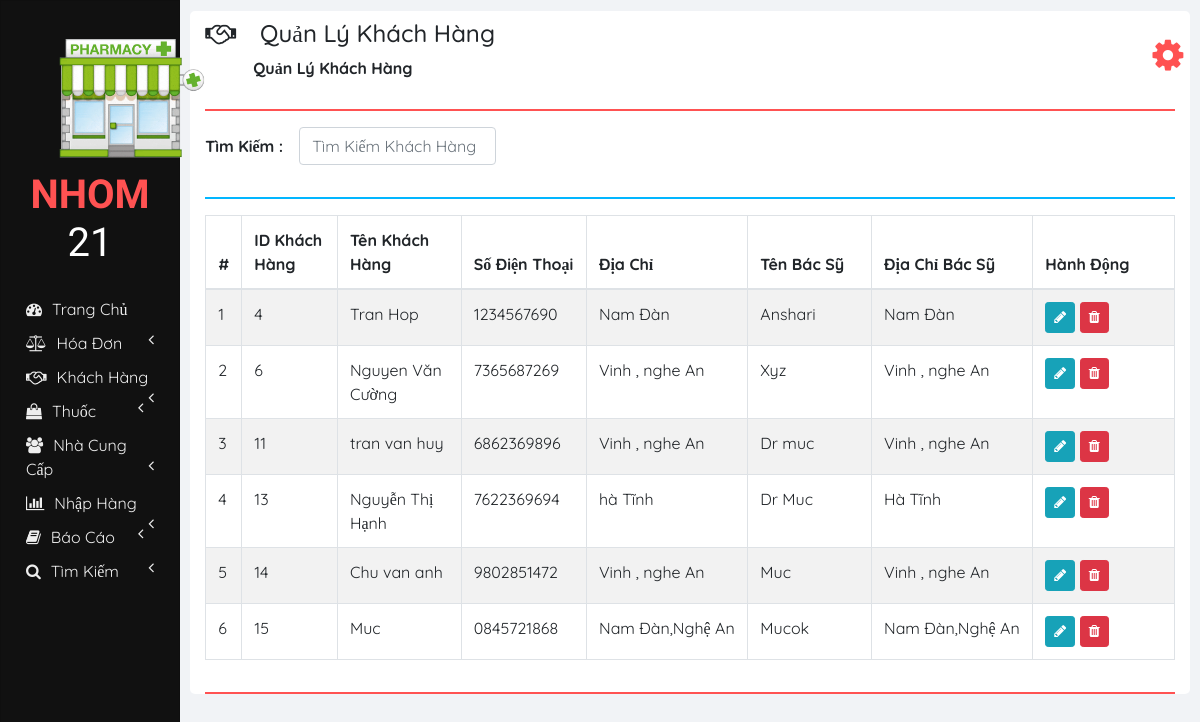
/pharmacy-master/manage_customer.php, run on the app's committed database.
### tables this page shows
CREATE TABLE `customers` (
  `ID` int(11) NOT NULL,
  `NAME` varchar(20) NOT NULL,
  `CONTACT_NUMBER` varchar(10) NOT NULL,
  `ADDRESS` varchar(100) NOT NULL,
  `DOCTOR_NAME` varchar(20) NOT NULL,
  `DOCTOR_ADDRESS` varchar(100) NOT NULL
);

### pharmacy-master/php/manage_customer.php (the view, shortened to what this page needs)
<?php
function showCustomers($id)
{
  require "db_connection.php";
  if ($con) {
    $seq_no = 0;
    $query = "SELECT * FROM customers";
    $result = mysqli_query($con, $query);
    while ($row = mysqli_fetch_array($result)) {
      $seq_no++;
      if ($row['ID'] == $id)
        showEditOptionsRow($seq_no, $row);
      else
        showCustomerRow($seq_no, $row);
    }
  }
}
function showCustomerRow($seq_no, $row)
{
?>
  <tr>
    <td><?php echo $seq_no; ?></td>
    <td><?php echo $row['ID'] ?></td>
    <td><?php echo $row['NAME']; ?></td>
    <td><?php echo $row['CONTACT_NUMBER']; ?></td>
    <td><?php echo $row['ADDRESS']; ?></td>
    <td><?php echo $row['DOCTOR_NAME']; ?></td>
    <td><?php echo $row['DOCTOR_ADDRESS']; ?></td>
    <td>
      <button href="" class="btn btn-info btn-sm" onclick="editCustomer(<?php echo $row['ID']; ?>);">
        <i class="fa fa-pencil"></i>
      </button>
      <button class="btn btn-danger btn-sm" onclick="deleteCustomer(<?php echo $row['ID']; ?>);">
        <i class="fa fa-trash"></i>
      </button>
    </td>
  </tr>
<?php
}
?>

### pharmacy-master/manage_customer.php (shortened to what this page needs)
<!DOCTYPE html>
<html lang="en" dir="ltr">
<head>
  <link rel="stylesheet" href="bootstrap/css/bootstrap.min.css">
  <link rel="stylesheet" href="https://use.fontawesome.com/releases/v5.3.1/css/all.css">
  <link rel="stylesheet" href="https://cdnjs.cloudflare.com/ajax/libs/font-awesome/4.7.0/css/font-awesome.min.css">
  <link rel="stylesheet" href="css/sidenav.css">
  <link rel="stylesheet" href="css/home.css">
</head>
<body style="max-height: 100%;">
  <div class="container-fluid">
    <div class="container">
      <?php
      require "php/header.php";
      createHeader('handshake', 'Quản Lý Khách Hàng', 'Quản Lý Khách Hàng');
      ?>
      <div class="row">
        <div class="col-md-12 form-group form-inline">
          <label class="font-weight-bold" for="">Tìm Kiếm :&emsp;</label>
          <input type="text" class="form-control" id="" placeholder="Tìm Kiếm Khách Hàng" onkeyup="searchCustomer(this.value);">
        </div>
        <div class="col col-md-12">
          <hr class="col-md-12" style="padding: 0px; border-top: 2px solid  #02b6ff;">
        </div>
        <div class="col col-md-12 table-responsive">
          <div class="table-responsive">
            <table class="table table-bordered table-striped table-hover">
              <thead>
                <tr>
                  <th style="width: 2%;">#</th>
                  <th style="width: 10%;">ID Khách Hàng</th>
                  <th style="width: 13%;">Tên Khách Hàng</th>
                  <th style="width: 13%;">Số Điện Thoại</th>
                  <th style="width: 17%;">Địa Chỉ</th>
                  <th style="width: 13%;">Tên Bác Sỹ</th>
                  <th style="width: 17%;">Địa Chỉ Bác Sỹ</th>
                  <th style="width: 15%;">Hành Động</th>
                </tr>
              </thead>
              <tbody id="customers_div">
                <?php
                require 'php/manage_customer.php';
                showCustomers(0);
                ?>
              </tbody>
            </table>
          </div>
        </div>
      </div>
      <hr style="border-top: 2px solid #ff5252;">
    </div>
  </div>
</body>
</html>

### pharmacy-master/php/header.php
<?php
function createHeader($icon, $heading, $sub_heading)
{
  echo '
    <section class="row content-header">
      <div class="header-title col-md-11">
        <p class="h4 pt-2"><i class="fa fa-' . $icon . '"></i>&emsp;' . $heading . '</p>
        &emsp;&emsp;&emsp;<small class="font-weight-bold h6">' . $sub_heading . '</small>
      </div>
      <div class="col-md-1 user_options">
        <button class="col col-md-1 m-3" onclick="showOptions();">
          <i class="fa fa-gear"></i>
        </button>
        <div id="mark"><i class="fa fa-play fa-rotate-270"></i></div>
        <ul id="options" class="options list-unstyled" style="display: none;">
          <li>
            <a href="my_profile.php"><i class="fa fa-user"></i><span>Trang Cá Nhân</span></a>
          </li>
          <li>
            <a href="change_password.php"><i class="fa fa-edit"></i><span>Thay Đổi Password</span></a>
          </li>
          <li>
            <a href="logout.php"><i class="fa fa-key"></i><span>Đăng Xuất</span></a>
          </li>
        </ul>
      </div>
    </section>
    <hr style="border-top: 2px solid #ff5252;">
    ';
}

### pharmacy-master/css/sidenav.css (style rules this page uses)
body { background-color: #f1f3f6; font-family: 'Quicksand'; }
.sidenav { width: 15%; height: 100vh; background-color: #222222; position: fixed; z-index: 1; flex: 1 0 auto; }
.card { width: 100%; height: 100%; top: 0; border-radius: 0; background-color: #111111; }
.logo .logo-caption { font-family: 'Poiret One', cursive; color: #ffffff; text-align: center; margin-bottom: 25px; }
.logo .tweak { color: #ff5252; font-weight: bold; }
.main-menu-item { padding: 5px 5px; cursor: pointer; }
.main-menu-item>a { color: #eeeeee; text-decoration: none; font-size: 16px; }
.main-menu-item>a>span { margin-left: 10px; }

### pharmacy-master/css/home.css (style rules this page uses)
html, body { font-family: 'Quicksand'; height: 100vh; }
.container-fluid { margin-left: 15%; width: 85%; background: #f1f3f6; padding: 1px 0 0 0; flex: 1 0 auto; }
.container { margin: 0; max-width: 98%; margin: 1%; background-color: #ffffff; border-radius: 5px; }
.user_options button { max-width: 50px; max-height: 50px; font-size: 36px; background-color: #ffffff; color: #ff5252; border: none; outline: none; }

### data on the page
customers: seq_no "1", ID "4", NAME "Tran Hop", CONTACT_NUMBER "1234567690", ADDRESS "Nam Đàn", DOCTOR_NAME "Anshari", DOCTOR_ADDRESS "Nam Đàn"
customers: seq_no "2", ID "6", NAME "Nguyen Văn Cường", CONTACT_NUMBER "7365687269", ADDRESS "Vinh , nghe An", DOCTOR_NAME "Xyz", DOCTOR_ADDRESS "Vinh , nghe An"
customers: seq_no "3", ID "11", NAME "tran van huy", CONTACT_NUMBER "6862369896", ADDRESS "Vinh , nghe An", DOCTOR_NAME "Dr muc", DOCTOR_ADDRESS "Vinh , nghe An"
customers: seq_no "4", ID "13", NAME "Nguyễn Thị Hạnh", CONTACT_NUMBER "7622369694", ADDRESS "hà Tĩnh", DOCTOR_NAME "Dr Muc", DOCTOR_ADDRESS "Hà Tĩnh"
customers: seq_no "5", ID "14", NAME "Chu van anh", CONTACT_NUMBER "9802851472", ADDRESS "Vinh , nghe An", DOCTOR_NAME "Muc", DOCTOR_ADDRESS "Vinh , nghe An"
customers: seq_no "6", ID "15", NAME "Muc", CONTACT_NUMBER "0845721868", ADDRESS "Nam Đàn,Nghệ An", DOCTOR_NAME "Mucok", DOCTOR_ADDRESS "Nam Đàn,Nghệ An"

### other printed values
$heading "Quản Lý Khách Hàng"
$sub_heading "Quản Lý Khách Hàng"
